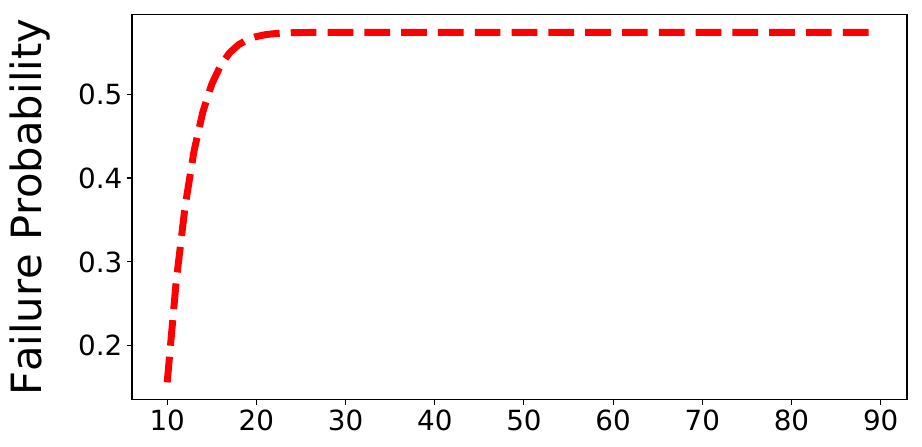

This chart was generated by the following Python code:
import time

import random
import math
from scipy.special import comb, perm
from matplotlib import pyplot as plt
import numpy as np

def getj(va):
	re = 1
	for i in range(1, va, 1):
		re = re*i 
	return re

if __name__ == '__main__':

	p = []

	x = 0
	m = []

	for f in range (10, 90, 1):
		fp = float(f)/100
		m.append(f)
		# print fp
		N = 100
		for i in range (int(fp*N), N, 1):
			x = x + float(pow(fp, i)*pow(1-fp, N)*comb(N, i))

		p.append(x)

	fig,ax = plt.subplots(1, 1, figsize = (10,5))

	line = ax.plot(m, p, label='Failure Probability', linestyle='--', color='red', linewidth = 5)
	


	# ax.set_xticks(np.arange(10, 90, 10))
	# ax.set_yticks(np.arange(3000, 80000, 	))

	ax.xaxis.set_tick_params( labelsize=20)
	ax.yaxis.set_tick_params( labelsize=20)

	# ax.set_xlabel('average confirmations per $T$', fontsize = 30, labelpad = 20)
	ax.set_ylabel('Failure Probability', fontsize = 30, rotation = 90, labelpad = 20)

	# ax.legend(loc="lower right")

	# plt.title('maximum load with respect to average confirmations', fontsize = 20)

	plt.savefig('secu.pdf', bbox_inches = 'tight')

		

	
